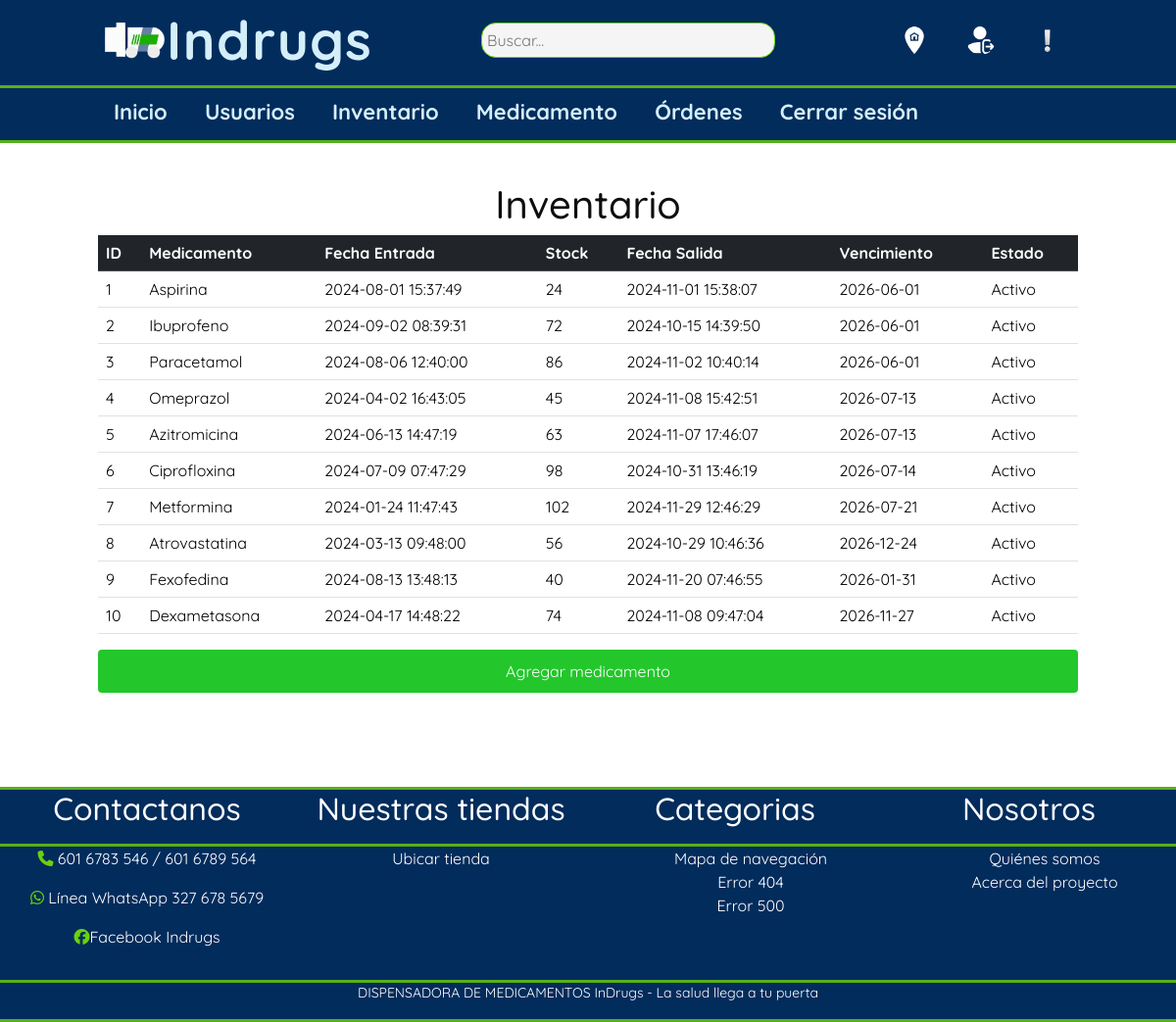
Page /INDRUGS_h/php/17.pagina_inventario.php (signed in) on the committed database.
### tables this page shows
CREATE TABLE `inventario` (
  `ID_INVENTARIO` int(11) NOT NULL,
  `FECHA_ENTRADA_INVENTARIO` datetime NOT NULL,
  `FECHA_SALIDA_INVENTARIO` datetime NOT NULL,
  `ID_MEDICAMENTOS` int(11) NOT NULL,
  `STOCK_INVENTARIO` varchar(100) NOT NULL,
  `VENCIMIENTOMED_INVENTARIO` date NOT NULL,
  `ESTADOMED_INVENTARIO` enum('ACTIVO','INACTIVO') NOT NULL
);

CREATE TABLE `medicamentos` (
  `ID_MEDICAMENTOS` int(11) NOT NULL,
  `NOMBRE_MEDICAMENTOS` varchar(45) NOT NULL,
  `DESCRIPCION_MEDICAMENTOS` varchar(45) NOT NULL
);

### INDRUGS_h/php/17.pagina_inventario.php (the view, shortened to what this page needs)
<?php
    include("conexion.php");
    $sql = "SELECT
    i.ID_INVENTARIO,
    m.NOMBRE_MEDICAMENTOS,
    i.FECHA_ENTRADA_INVENTARIO,
    i.FECHA_SALIDA_INVENTARIO,
    i.STOCK_INVENTARIO,
    i.VENCIMIENTOMED_INVENTARIO,
    i.ESTADOMED_INVENTARIO
    FROM inventario i
    JOIN medicamentos m ON i.ID_MEDICAMENTOS = m.ID_MEDICAMENTOS;";
    $result= $conexion->query($sql);
    ?>
<!DOCTYPE html>
<html>
<head>
    <link href="https://cdn.jsdelivr.net/npm/bootstrap@5.3.3/dist/css/bootstrap.min.css" rel="stylesheet">
	<link rel="stylesheet" href="../css/1.estilos_pagina_inicio.css">
    <link rel="stylesheet" href="../css/17.estilos_pagina_inventario.css">
</head>
<body>
	<header class="cabeza_indrugs">
        <div class="contenedeor_cabeza logo_nav_items">
            <a href="#" class="logo"><img class="img_indrugs_logo" src="../imagenes/logo.png">Indrugs</a>
            <a href="#"><input type="search" placeholder="Buscar..." id="buscador"></a>
            <nav class="navegacion_1">
                <ul class="barra_1">
                   <li id="items_barra1"><a href="../7.pagina_sobre_nosotros.html" id="enlaces_barra1"><img id="iconos"src="../Iconos/ubicacion.png"></a></li>
                    <li id="items_barra1"><a href="../2.pagina_inicio_sesion.html" id="enlaces_barra1"><img id="iconos"src="../Iconos/icons8-cerrar-sesión-96.png"></a></li>
                    <li id="items_barra1"><a href="../5.pagina_pqrs.html" id="enlaces_barra1"><img id="iconos"src="../Iconos/alerta.png"></a></li>
                </ul>
            </nav>
        </div>
        <hr class="linea_separación">
        <div class="contenedeor_cabeza logo_nav_items">
            <nav class="menu">
                <ul class="barra_2">
                    <li id="items_barra"><a id="enlaces_barra" href="../20.pagina_principal_administrador.html">Inicio</a></li>
                    <li id="items_barra"><a id="enlaces_barra" href="21.pagina_usuarios.php">Usuarios</a></li>
                    <li id="items_barra"><a id="enlaces_barra" href="17.pagina_inventario.php">Inventario</a></li>
                    <li id="items_barra"><a id="enlaces_barra" href="22.pagina_medicamento.php">Medicamento</a></li>
                    <li id="items_barra"><a id="enlaces_barra" href="18.pagina_orden_admin.php">Órdenes</a></li>
                    <li id="items_barra"><a id="enlaces_barra" href="index.html">Cerrar sesión</a></li>
                </ul>
            </nav>
        </div>
        <hr class="linea_separación">
    </header>
    <main class="cuerpo_indrugs">
        <div class="contenido">
            <h1>Inventario</h2>
                <?php  if($result->num_rows > 0){
                    echo "<table id=\"tabla1\" class=\"table\">
                    <thead class=\"table-dark\">
                        <tr>
                            <th>ID </th>
                            <th>Medicamento</th>
                            <th>Fecha Entrada</th>
                            <th>Stock</th>
                            <th>Fecha Salida  </th>
                            <th>Vencimiento</th>
                            <th>Estado </th>
                        </tr>
                    </thead>
                    <tbody>
                    ";
                    while ($row = $result->fetch_assoc()) {
                    $estadoTexto = strtoupper($row['ESTADOMED_INVENTARIO']) === 'ACTIVO' ? 'Activo' : 'Inactivo';
                        echo "
                        <tr>
                            <td>{$row['ID_INVENTARIO']}</td>
                            <td>{$row['NOMBRE_MEDICAMENTOS']}</td>
                            <td>{$row['FECHA_ENTRADA_INVENTARIO']}</td>
                            <td>{$row['STOCK_INVENTARIO']}</td>
                            <td>{$row['FECHA_SALIDA_INVENTARIO']}</td>
                            <td>{$row['VENCIMIENTOMED_INVENTARIO']}</td>
                            <td>{$estadoTexto}</td>
                        </tr>";
                    } echo "</tbody></table>";
                } else {
                    echo "No hay datos.";
                    }?>
            <a href="../19.pagina_agregar_med.html"><button class="btn btn-primary">Agregar medicamento</button></a>
        </div>
    </main>
  <footer class="pie-pagina">
                <hr class="linea_separación">
                    <div class="grupo-1">
                        <div class="box">
                                <h2>Contactanos</h2>
                                <hr class="linea_separación">
                                <p><i class="fa-solid fa-phone" style="color: #6bd10c;"></i> 601 6783 546 / 601 6789 564</p>
                                <p><i class="fa-brands fa-whatsapp" style="color: #6bd10c;"></i> Línea WhatsApp 327 678 5679</p>
                                <p><i class="fa-brands fa-facebook" style="color: #6bd10c;"></i>Facebook Indrugs</p>
                            </div>
                        <div class="box">
                            <h2>Nuestras tiendas</h2>
                            <hr class="linea_separación"><p> Ubicar tienda  </p>
                        </div>
                        <div class="box">
                            <h2> Categorias </h2>
                            <hr class="linea_separación">
                            <ul  class="lista_mapa_nav">
                                <li><a class="mapa_nav" href="../10.pagina_mapa_nav.html">Mapa de navegación</a></li>
                                <li><a class="mapa_nav" href="../404.html">Error 404</a></li>
                                <li><a class="mapa_nav" href="../500.html">Error 500</a></li>
                            </ul>
                        </div>
                        <div class="box">
                            <h2> Nosotros</h2>
                            <hr class="linea_separación"><ul  class="lista_mapa_nav">
                                <li><a class="mapa_nav" href="7.pagina_sobre_nosotros.html">Quiénes somos</a></li>
                                <li><a class="mapa_nav" href="7.pagina_sobre_nosotros.html">Acerca del proyecto</a></li>
                            </ul>
                        </div>
                    </div>
                    <div class="grupo-2">
                        <hr class="linea_separación">
                        <small>DISPENSADORA DE MEDICAMENTOS InDrugs - La salud llega a tu puerta</small>
                    </div>
                </footer>
            </body>
            </html>

### INDRUGS_h/css/1.estilos_pagina_inicio.css (style rules this page uses)
html { scroll-behavior: smooth; }
body { font-family: Quicksand; margin: 0; }
.linea_separación { height: 0.2rem; background-color:#6bd10c; color: #6bd10c; margin-bottom: 0; opacity: 0.8; }
.contenedeor_cabeza { width: 100%; max-width: 1000px; margin: 0 auto; margin-bottom: -1%; }
.logo_nav_items { display: flex; justify-content: space-between; align-items: center; flex-wrap: wrap; }
.cabeza_indrugs { background-color: #022c5c; color:rgb(212, 239, 250); position: fixed; top: 0; width: 100%; z-index: 1000; }
.img_indrugs_logo { width: 65px; margin-top: 0px; margin-left: 5px; }
.logo { letter-spacing: 0.1rem; font-size: 55px; font-weight: 900; color:rgb(212, 239, 250); text-decoration: none; }
#buscador { background-color:#f5f5f5; width: 300px; border: solid 1px rgb(107, 209, 12); border-bottom: solid 1px rgb(107, 209, 12); padding: 5px 5px 5px 5px; outline: none; border-radius: 15px; }
#iconos { width:30px; margin-top: 0px; margin-left: 0px; border-radius: 70%; }
.navegacion_1 .barra_1 { margin: 0; padding: 0; list-style: none; font-size: 22px; font-weight: 700; width: 100%; }
.navegacion_1 .barra_1 #items_barra1 { display: inline-block; }
.navegacion_1 .barra_1 #items_barra1 #enlaces_barra1 { display: block; padding: 0.5rem 1rem; transition: all 0.4s linear; border-radius: 7px; }
.menu .barra_2 { margin: 0; padding: 0; list-style: none; font-size: 22px; font-weight: 700; width: 100%; }
.menu .barra_2 #items_barra { display: inline-block; }
.menu .barra_2 #items_barra #enlaces_barra { display: block; padding: 0.5rem 1rem; transition: all 0.4s linear; border-radius: 7px; color:rgb(212, 239, 250); text-decoration: none; }
.cuerpo_indrugs { padding-top: 10rem; background-color: rgb(255, 255, 255); font-family:Quicksand; color: rgb(0, 0, 0); }
.contenido { width: 100%; max-width: 1000px; margin: 0 auto; }
img { vertical-align: baseline; }
.pie-pagina { width: 100%; background-color: rgb(2, 44, 92); margin-top: 6rem; }
.pie-pagina .grupo-1 { font-family:Quicksand; width: 100%; max-width: 1200px; margin: auto; display: grid; grid-template-columns: repeat(4, 1fr); font-family:Quicksand; color: rgb(255, 255, 255); text-align: center; }
.pie-pagina .grupo-2 { color: rgb(255, 255, 255); font-family:Quicksand; text-align: center; }
.lista_mapa_nav, .mapa_nav { list-style: none; text-decoration: none; color: rgb(255, 255, 255); font-family:Quicksand; text-align: center; }

### INDRUGS_h/css/17.estilos_pagina_inventario.css (style rules this page uses)
h1 { text-align: center; color: #0e0e0e; font-family: Quicksand; }
.btn { width: 100%; padding: 10px; background-color: #23c72b; color: white; border: none; border-radius: 4px; cursor: pointer; font-size: 16px; }

### rows in the picture
inventario: ID_INVENTARIO "1", ID_MEDICAMENTOS.NOMBRE_MEDICAMENTOS "Aspirina", FECHA_ENTRADA_INVENTARIO "2024-08-01 15:37:49", STOCK_INVENTARIO "24", FECHA_SALIDA_INVENTARIO "2024-11-01 15:38:07", VENCIMIENTOMED_INVENTARIO "2026-06-01", ESTADOMED_INVENTARIO "Activo"
inventario: ID_INVENTARIO "2", ID_MEDICAMENTOS.NOMBRE_MEDICAMENTOS "Ibuprofeno", FECHA_ENTRADA_INVENTARIO "2024-09-02 08:39:31", STOCK_INVENTARIO "72", FECHA_SALIDA_INVENTARIO "2024-10-15 14:39:50", VENCIMIENTOMED_INVENTARIO "2026-06-01", ESTADOMED_INVENTARIO "Activo"
inventario: ID_INVENTARIO "3", ID_MEDICAMENTOS.NOMBRE_MEDICAMENTOS "Paracetamol", FECHA_ENTRADA_INVENTARIO "2024-08-06 12:40:00", STOCK_INVENTARIO "86", FECHA_SALIDA_INVENTARIO "2024-11-02 10:40:14", VENCIMIENTOMED_INVENTARIO "2026-06-01", ESTADOMED_INVENTARIO "Activo"
inventario: ID_INVENTARIO "4", ID_MEDICAMENTOS.NOMBRE_MEDICAMENTOS "Omeprazol", FECHA_ENTRADA_INVENTARIO "2024-04-02 16:43:05", STOCK_INVENTARIO "45", FECHA_SALIDA_INVENTARIO "2024-11-08 15:42:51", VENCIMIENTOMED_INVENTARIO "2026-07-13", ESTADOMED_INVENTARIO "Activo"
inventario: ID_INVENTARIO "5", ID_MEDICAMENTOS.NOMBRE_MEDICAMENTOS "Azitromicina", FECHA_ENTRADA_INVENTARIO "2024-06-13 14:47:19", STOCK_INVENTARIO "63", FECHA_SALIDA_INVENTARIO "2024-11-07 17:46:07", VENCIMIENTOMED_INVENTARIO "2026-07-13", ESTADOMED_INVENTARIO "Activo"
inventario: ID_INVENTARIO "6", ID_MEDICAMENTOS.NOMBRE_MEDICAMENTOS "Ciprofloxina", FECHA_ENTRADA_INVENTARIO "2024-07-09 07:47:29", STOCK_INVENTARIO "98", FECHA_SALIDA_INVENTARIO "2024-10-31 13:46:19", VENCIMIENTOMED_INVENTARIO "2026-07-14", ESTADOMED_INVENTARIO "Activo"
inventario: ID_INVENTARIO "7", ID_MEDICAMENTOS.NOMBRE_MEDICAMENTOS "Metformina", FECHA_ENTRADA_INVENTARIO "2024-01-24 11:47:43", STOCK_INVENTARIO "102", FECHA_SALIDA_INVENTARIO "2024-11-29 12:46:29", VENCIMIENTOMED_INVENTARIO "2026-07-21", ESTADOMED_INVENTARIO "Activo"
inventario: ID_INVENTARIO "8", ID_MEDICAMENTOS.NOMBRE_MEDICAMENTOS "Atrovastatina", FECHA_ENTRADA_INVENTARIO "2024-03-13 09:48:00", STOCK_INVENTARIO "56", FECHA_SALIDA_INVENTARIO "2024-10-29 10:46:36", VENCIMIENTOMED_INVENTARIO "2026-12-24", ESTADOMED_INVENTARIO "Activo"
inventario: ID_INVENTARIO "9", ID_MEDICAMENTOS.NOMBRE_MEDICAMENTOS "Fexofedina", FECHA_ENTRADA_INVENTARIO "2024-08-13 13:48:13", STOCK_INVENTARIO "40", FECHA_SALIDA_INVENTARIO "2024-11-20 07:46:55", VENCIMIENTOMED_INVENTARIO "2026-01-31", ESTADOMED_INVENTARIO "Activo"
inventario: ID_INVENTARIO "10", ID_MEDICAMENTOS.NOMBRE_MEDICAMENTOS "Dexametasona", FECHA_ENTRADA_INVENTARIO "2024-04-17 14:48:22", STOCK_INVENTARIO "74", FECHA_SALIDA_INVENTARIO "2024-11-08 09:47:04", VENCIMIENTOMED_INVENTARIO "2026-11-27", ESTADOMED_INVENTARIO "Activo"
